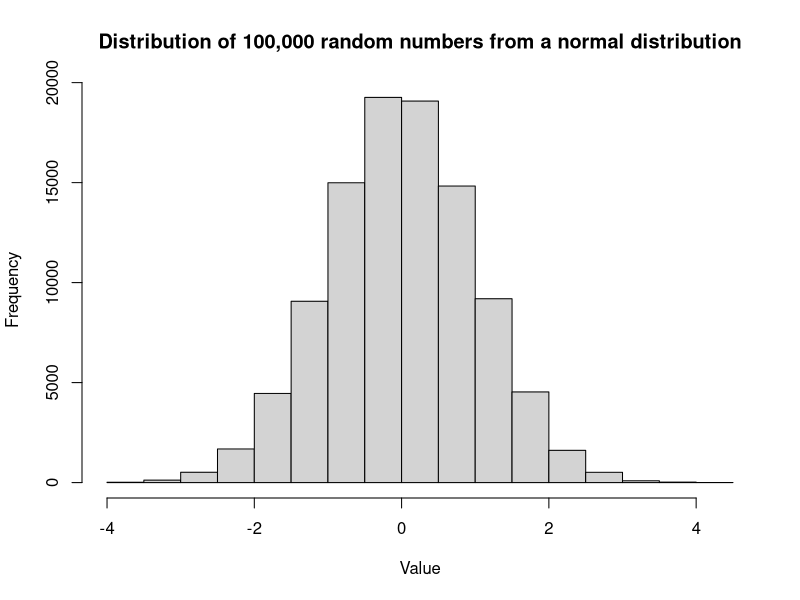
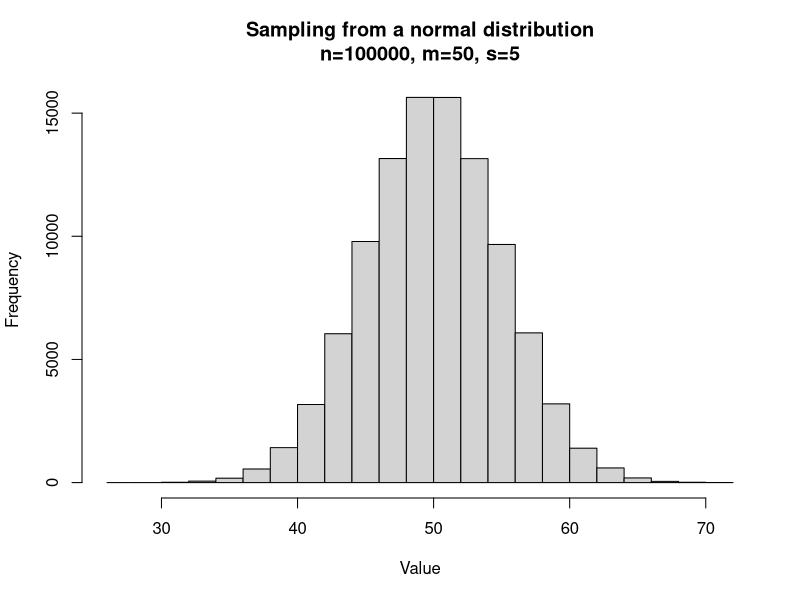
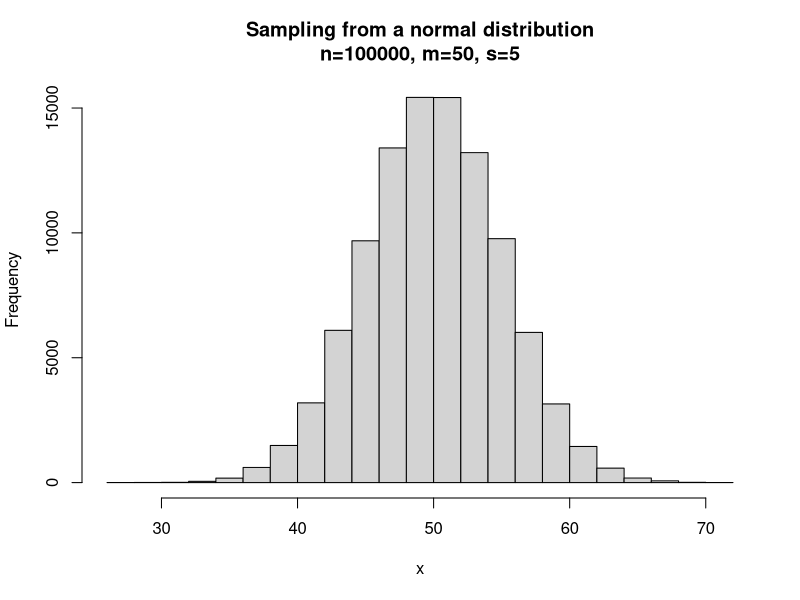

Generate these figures, in order, with R:
## ---- chunk 1
# Generate 100,000 numbers from a normal distribution with mean=0 and standard deviation=1
x <- rnorm(n = 100000, mean = 0, sd = 1)

# Plot a histogram of the generated numbers
hist(x, 
     main="Distribution of 100,000 random numbers from a normal distribution",
     xlab="Value")
## ---- chunk 2
# Parameters
n <- 100000 # Sample size
mu <- 50     # Mean of the normal distribution
sigma <- 5      # Standard deviation of the normal distribution

# Sample n numbers in a normal population of mean mu and standard deviation sigma
x <- rnorm(n = n, mean = mu, sd = sigma)

# Plot a histogram of the generated numbers
hist(x,
     main=paste0("Sampling from a normal distribution",
                 "\n", # newline character
                 "n=", format(n, scientific = FALSE),
                 ", m=", mu,
                 ", s=", sigma),
     xlab="Value")

## ---- chunk 3
# Parameters
n <- 100000 # Sample size
mu <- 50     # Mean of the normal distribution
sigma <- 5      # Standard deviation of the normal distribution

# Sample n numbers in a normal population of mean mu and standard deviation sigma
x <- rnorm(n = n, mean = mu, sd = sigma)

### A VOUS DE JOUER ###


# Plot a histogram of the generated numbers
hist(x, 
     main=paste0("Sampling from a normal distribution",
                 "\n", # newline character
                 "n=", format(n, scientific = FALSE),
                 ", m=", mu,
                 ", s=", sigma))



## ---- chunk 4
## Parameters for the sampling in the unifom distribution
n <- 100000
my_min <- -5
my_max <- +5

### A VOUS DE JOUER ###


## ---- chunk 5
## Parameters for the sampling in the chi-squared distribution
n <- 100000
my_df <- 5

### A VOUS DE JOUER ###



## ---- chunk 6
## Parameters for the sampling in the Poisson distribution
n <- 100000
my_lambda <- 5

### A VOUS DE JOUER ###


## ---- chunk 7

# Plot a histogram of the generated numbers
r <- 100000 # repetitions
n_values <- c(1, 2, 4, 8, 16, 32, 64)
my_min <- -5
my_max <- +5
mu <- (my_max - my_min)/2 # Theoretical mean of the uniform distribution, at mid-distance between the max and the min

## Iterate the experiments
for (n in n_values) {
  message("Repetitions: r=", r, "; Sample size: n=", n)
  ### A VOUS DE JOUER ###
  
}
